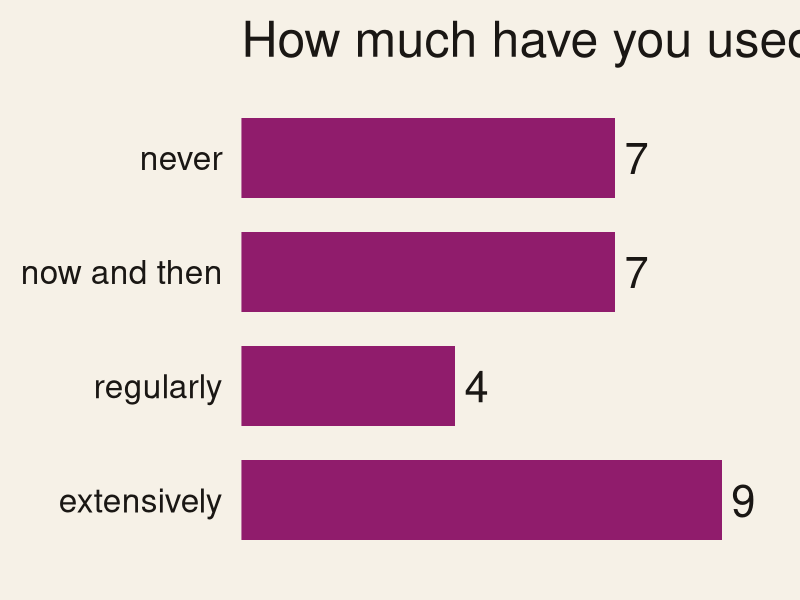
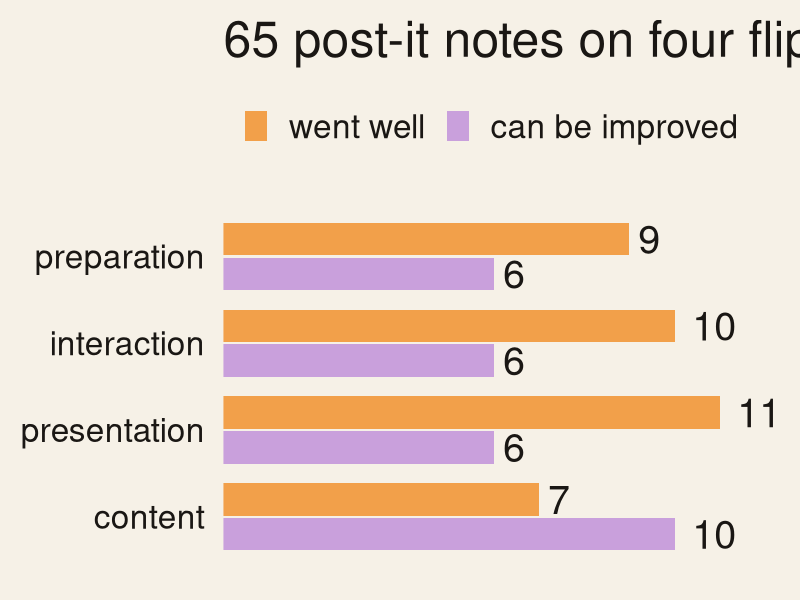

The R script that drew these images, in order:
## ---- chunk 1
#| label: setup
library(ggplot2)
library(dplyr)
library(readr)

feedback <- read_csv(here::here("data", "feedback_items.csv"), show_col_types = FALSE)
survey <- read_csv(here::here("data", "survey_counts.csv"), show_col_types = FALSE)

paper <- "#F6F1E7"
ink <- "#1A1714"
note_colours <- c("went well" = "#F2A04A", "can be improved" = "#C9A0DC")

theme_talk <- theme_minimal(base_size = 30) +
  theme(
    plot.background = element_rect(fill = paper, colour = NA),
    panel.background = element_rect(fill = paper, colour = NA),
    panel.grid = element_blank(),
    axis.title = element_blank(),
    axis.text = element_text(colour = ink),
    axis.text.x = element_blank(),
    legend.position = "top",
    legend.title = element_blank(),
    legend.justification = "left",
    text = element_text(colour = ink)
  )
## ---- chunk 2
#| label: plot-git-experience
#| fig-width: 15
#| fig-height: 6
survey |>
  filter(question == "git_experience") |>
  mutate(answer = factor(answer, levels = rev(c("never", "now and then", "regularly", "extensively")))) |>
  ggplot(aes(x = n, y = answer)) +
  geom_col(fill = "#901C6C", width = 0.7) +
  geom_text(aes(label = n), hjust = -0.4, size = 11, colour = ink) +
  scale_x_continuous(expand = expansion(mult = c(0, 0.12))) +
  labs(title = "How much have you used Git? (n = 27)") +
  theme_talk
## ---- chunk 3
#| label: plot-post-its
#| fig-width: 15
#| fig-height: 6.5
feedback |>
  filter(source == "post_it") |>
  mutate(
    valence = if_else(valence == "well", "went well", "can be improved"),
    valence = factor(valence, levels = c("can be improved", "went well")),
    category = factor(category, levels = rev(c("preparation", "interaction", "presentation", "content")))
  ) |>
  count(category, valence) |>
  ggplot(aes(x = n, y = category, fill = valence)) +
  geom_col(position = position_dodge(width = 0.8), width = 0.75) +
  geom_text(aes(label = n), position = position_dodge(width = 0.8), hjust = -0.4, size = 10, colour = ink) +
  scale_fill_manual(values = note_colours, guide = guide_legend(reverse = TRUE)) +
  scale_x_continuous(expand = expansion(mult = c(0, 0.12))) +
  labs(title = "65 post-it notes on four flipcharts") +
  theme_talk
